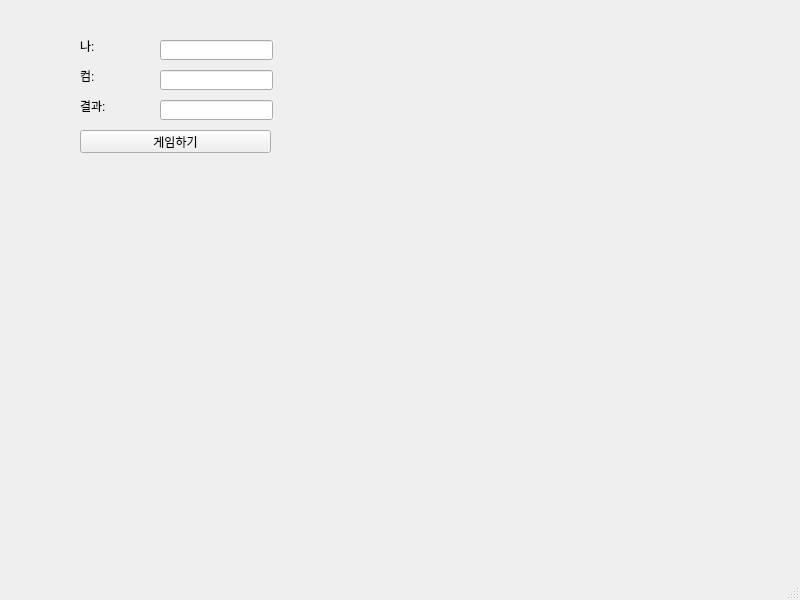
<?xml version="1.0" encoding="UTF-8"?>
<ui version="4.0">
 <class>MainWindow</class>
 <widget class="QMainWindow" name="MainWindow">
  <property name="geometry">
   <rect>
    <x>0</x>
    <y>0</y>
    <width>800</width>
    <height>600</height>
   </rect>
  </property>
  <property name="windowTitle">
   <string>MainWindow</string>
  </property>
  <widget class="QWidget" name="centralwidget">
   <widget class="QLabel" name="lblMine">
    <property name="geometry">
     <rect>
      <x>80</x>
      <y>40</y>
      <width>56</width>
      <height>12</height>
     </rect>
    </property>
    <property name="text">
     <string>나:</string>
    </property>
   </widget>
   <widget class="QLabel" name="lblCom">
    <property name="geometry">
     <rect>
      <x>80</x>
      <y>70</y>
      <width>56</width>
      <height>12</height>
     </rect>
    </property>
    <property name="text">
     <string>컴:</string>
    </property>
   </widget>
   <widget class="QLabel" name="lblResult">
    <property name="geometry">
     <rect>
      <x>80</x>
      <y>100</y>
      <width>56</width>
      <height>12</height>
     </rect>
    </property>
    <property name="text">
     <string>결과:</string>
    </property>
   </widget>
   <widget class="QLineEdit" name="leMine">
    <property name="geometry">
     <rect>
      <x>160</x>
      <y>40</y>
      <width>113</width>
      <height>20</height>
     </rect>
    </property>
   </widget>
   <widget class="QLineEdit" name="leCom">
    <property name="geometry">
     <rect>
      <x>160</x>
      <y>70</y>
      <width>113</width>
      <height>20</height>
     </rect>
    </property>
   </widget>
   <widget class="QLineEdit" name="leResult">
    <property name="geometry">
     <rect>
      <x>160</x>
      <y>100</y>
      <width>113</width>
      <height>20</height>
     </rect>
    </property>
   </widget>
   <widget class="QPushButton" name="pb">
    <property name="geometry">
     <rect>
      <x>80</x>
      <y>130</y>
      <width>191</width>
      <height>23</height>
     </rect>
    </property>
    <property name="text">
     <string>게임하기</string>
    </property>
   </widget>
  </widget>
  <widget class="QStatusBar" name="statusbar"/>
 </widget>
 <resources/>
 <connections/>
</ui>
